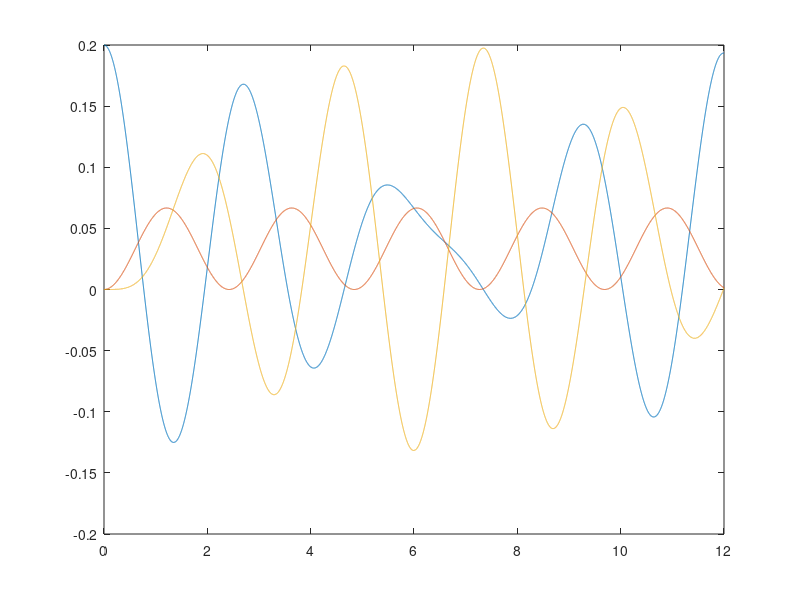

Recreate this plot in MATLAB.
#Variables
E=6.9*10^9; I=5.2*10^-6; L=2; m=3000;
k=(3*E*I)/(L^3);
dt=0.001;
t=0:dt:12;
F=zeros(1,length(t));

M=zeros(3); M(1,1)=M(3,3)=m; M(2,2)=4*m;
K=zeros(3); K(1,2)=K(2,1)=K(2,3)=K(3,2)=-k; K(1,1)=K(3,3)=k; K(2,2)=2*k;
x0=zeros(1,length(M(1,:))); x0(1)=0.2;
v0=zeros(1,length(M(1,:)));
#Fin de Variables

#Funciones (Vectores Horizontales)
function [x, yc, ys, A, B]=Duhamel(dt,t,wn,wd,z,m,F)
  yc=zeros(1,length(t));
  ys=zeros(1,length(t));
  A=zeros(1,length(t));
  B=zeros(1,length(t));
  x=zeros(1,length(t));

  for i=1:length(t)
    yc(i)=F(i)*cos(wd*t(i));
    ys(i)=F(i)*sin(wd*t(i));
  endfor

  for i=1:length(t)-1
    A(i+1)=A(i)*exp(-z*wn*dt)+(dt/(2*m*wd))*(yc(i+1)-yc(i)*exp(-z*wn*dt));
    B(i+1)=B(i)*exp(-z*wn*dt)+(dt/(2*m*wd))*(ys(i+1)-ys(i)*exp(-z*wn*dt));
  endfor

  for i=1:length(t)
    x(i)=A(i)*sin(wd*t(i))-B(i)*cos(wd*t(i));
  endfor
endfunction

function [x_t, Xn, X, w, wd]=MultiplesGradosLivertad(z, M, K, x0, v0, t, dt, F)
[Xn, lamdas]=eig(K,M);
w=lamdas.^0.5;
wd=w.*sqrt(1-z^2);

for i=0:length(M(1,:))-1
  X(:,i+1)=Xn(:,i+1)/Xn(1,i+1);
endfor

q0=Xn'*M*x0';
qv0=Xn'*M*v0';

for i=1:length(M(1,:))
  for j=0:length(t)-1
    q_t(i,j+1)=exp(-z*w(i,i)*t(j+1))*(cos(wd(i,i)*t(j+1))+(z/(sqrt(1-z^2)))*sin(wd(i,i)*t(j+1)))*q0(i)+(exp(-z*w(i,i)*t(j+1))/wd(i,i))*sin(wd(i,i)*t(j+1))*qv0(i);
  endfor
  [q_CargaGenerica(i,:), yc(i,:), ys(i,:), A(i,:), B(i,:)] = Duhamel(dt,t,w(i,i),wd(i,i),z,1,F);
endfor
q_t=q_t+q_CargaGenerica;

x_t=Xn*q_t;

endfunction
#Fin de Funciones

#Codigo Principal
[x_t, Xn, X, w, wd]=MultiplesGradosLivertad(0, M, K, x0, v0, t, dt, F);

plot(t,x_t);
